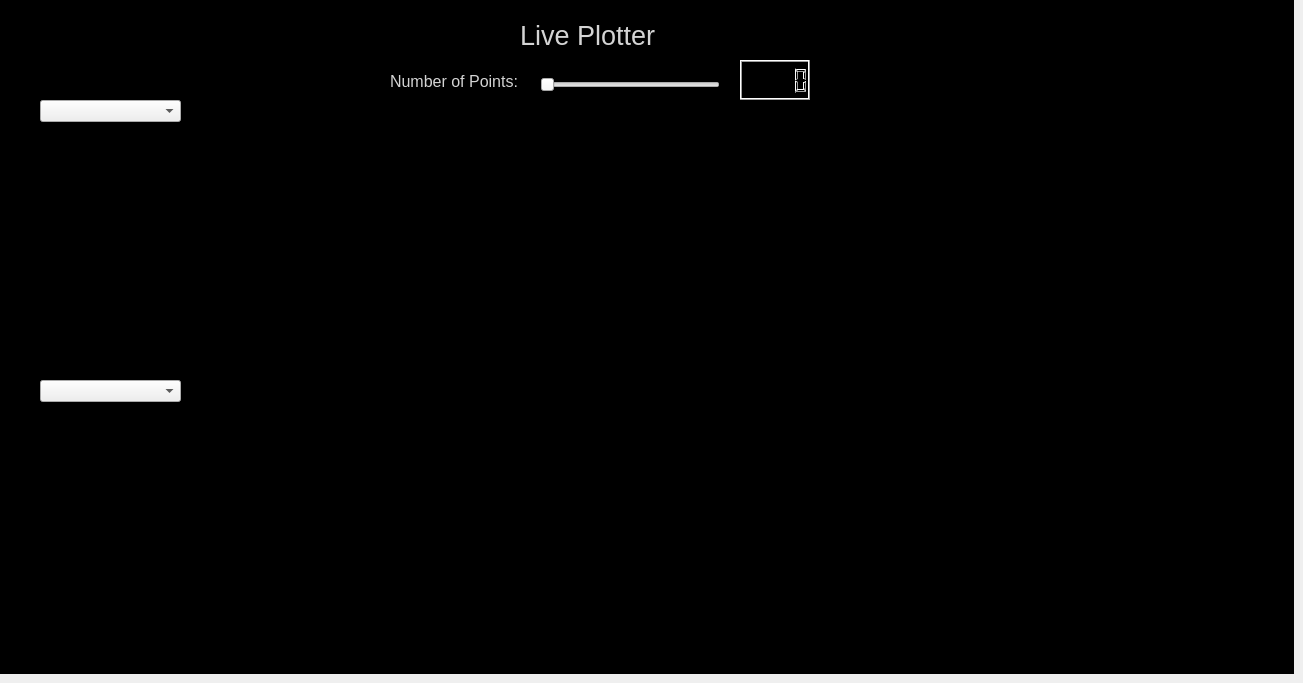
    <widget class="QWidget" name="Plotting">
     <property name="styleSheet">
      <string notr="true"/>
     </property>
     <attribute name="title">
      <string>Plotting</string>
     </attribute>
     <widget class="QSlider" name="sliderGraph">
      <property name="geometry">
       <rect>
        <x>540</x>
        <y>70</y>
        <width>180</width>
        <height>30</height>
       </rect>
      </property>
      <property name="orientation">
       <enum>Qt::Horizontal</enum>
      </property>
     </widget>
     <widget class="QLCDNumber" name="sliderLCD">
      <property name="geometry">
       <rect>
        <x>740</x>
        <y>60</y>
        <width>70</width>
        <height>40</height>
       </rect>
      </property>
     </widget>
     <widget class="QFrame" name="detailsBackground">
      <property name="geometry">
       <rect>
        <x>0</x>
        <y>0</y>
        <width>1294</width>
        <height>674</height>
       </rect>
      </property>
      <property name="styleSheet">
       <string notr="true">#detailsBackground{
background: rgb(0,0, 0)
}
</string>
      </property>
      <property name="frameShape">
       <enum>QFrame::StyledPanel</enum>
      </property>
      <property name="frameShadow">
       <enum>QFrame::Raised</enum>
      </property>
      <widget class="QLabel" name="numPointsLabel">
       <property name="geometry">
        <rect>
         <x>390</x>
         <y>70</y>
         <width>131</width>
         <height>22</height>
        </rect>
       </property>
       <property name="font">
        <font>
         <pointsize>12</pointsize>
        </font>
       </property>
       <property name="styleSheet">
        <string notr="true">#numPointsLabel{
color: rgb(212, 212, 212)
}
</string>
       </property>
       <property name="text">
        <string>Number of Points:</string>
       </property>
      </widget>
      <widget class="QComboBox" name="comboGraph">
       <property name="geometry">
        <rect>
         <x>40</x>
         <y>100</y>
         <width>141</width>
         <height>22</height>
        </rect>
       </property>
       <property name="sizePolicy">
        <sizepolicy hsizetype="Expanding" vsizetype="Expanding">
         <horstretch>0</horstretch>
         <verstretch>0</verstretch>
        </sizepolicy>
       </property>
      </widget>
      <widget class="QComboBox" name="comboGraph2">
       <property name="geometry">
        <rect>
         <x>40</x>
         <y>380</y>
         <width>141</width>
         <height>22</height>
        </rect>
       </property>
       <property name="sizePolicy">
        <sizepolicy hsizetype="Expanding" vsizetype="Expanding">
         <horstretch>0</horstretch>
         <verstretch>0</verstretch>
        </sizepolicy>
       </property>
      </widget>
      <widget class="PlotWidget" name="plot2" native="true">
       <property name="geometry">
        <rect>
         <x>40</x>
         <y>380</y>
         <width>1200</width>
         <height>275</height>
        </rect>
       </property>
       <property name="sizePolicy">
        <sizepolicy hsizetype="Fixed" vsizetype="Fixed">
         <horstretch>0</horstretch>
         <verstretch>0</verstretch>
        </sizepolicy>
       </property>
      </widget>
      <widget class="QLabel" name="Live_Plotter">
       <property name="geometry">
        <rect>
         <x>520</x>
         <y>20</y>
         <width>141</width>
         <height>31</height>
        </rect>
       </property>
       <property name="font">
        <font>
         <pointsize>20</pointsize>
        </font>
       </property>
       <property name="styleSheet">
        <string notr="true">#Live_Plotter{
color: rgb(212, 212, 212)
}</string>
       </property>
       <property name="text">
        <string>Live Plotter</string>
       </property>
      </widget>
      <widget class="PlotWidget" name="plot" native="true">
       <property name="geometry">
        <rect>
         <x>40</x>
         <y>100</y>
         <width>1200</width>
         <height>275</height>
        </rect>
       </property>
       <property name="sizePolicy">
        <sizepolicy hsizetype="Fixed" vsizetype="Fixed">
         <horstretch>0</horstretch>
         <verstretch>0</verstretch>
        </sizepolicy>
       </property>
      </widget>
      <zorder>plot2</zorder>
      <zorder>plot</zorder>
      <zorder>numPointsLabel</zorder>
      <zorder>comboGraph</zorder>
      <zorder>comboGraph2</zorder>
      <zorder>Live_Plotter</zorder>
     </widget>
     <zorder>detailsBackground</zorder>
     <zorder>sliderGraph</zorder>
     <zorder>sliderLCD</zorder>
    </widget>
